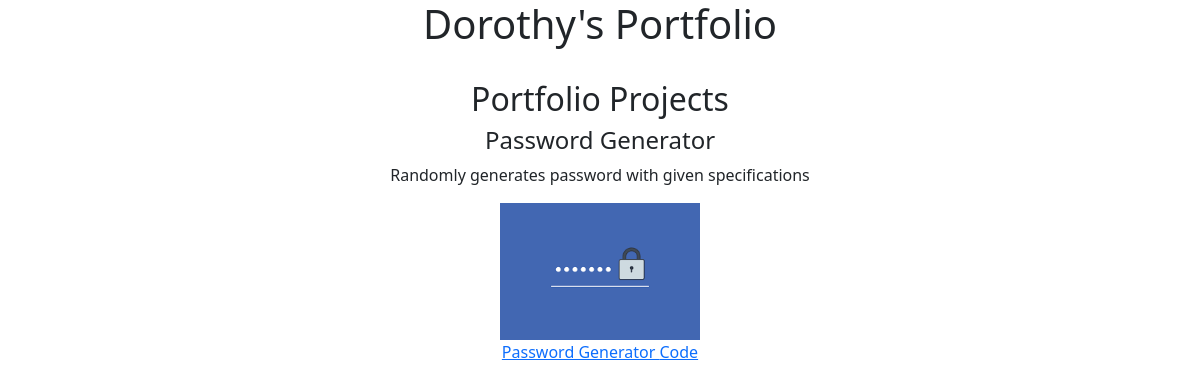
Before: / with the older database file.
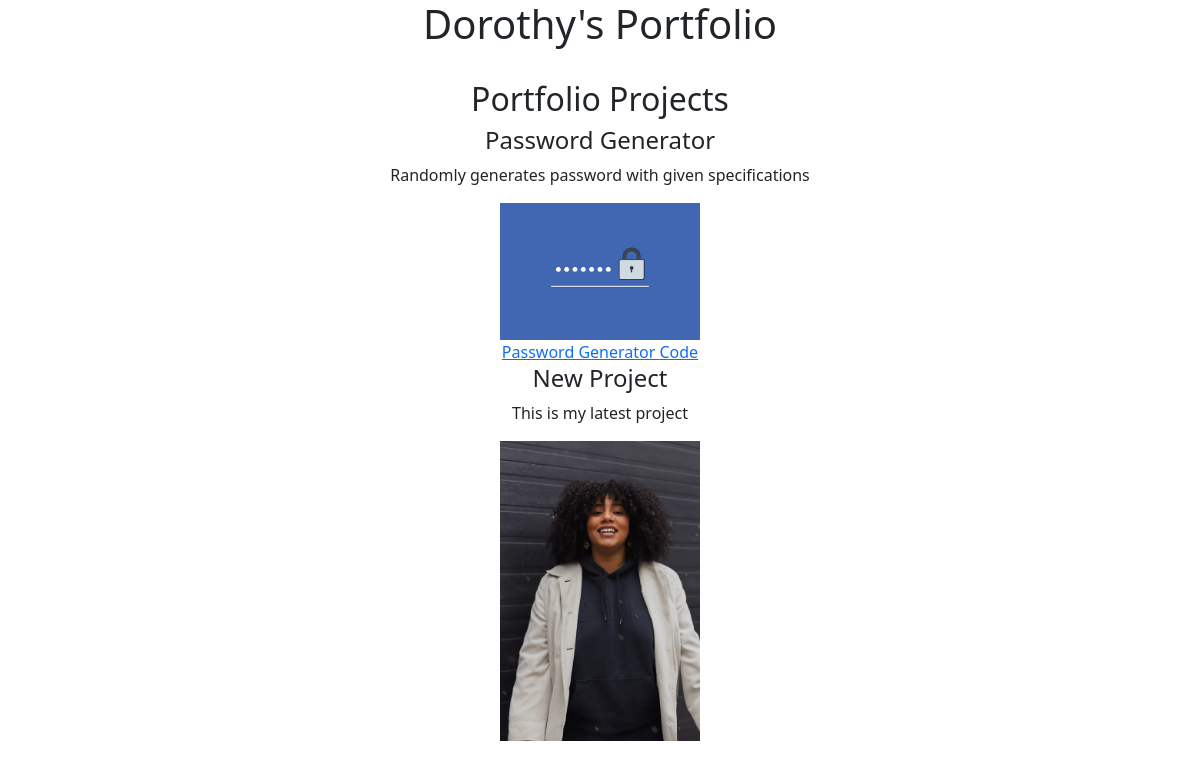
After: the same page with the newer database file.
### portfolio/models.py (models this page shows)
class Project(models.Model):
    title = models.CharField(max_length=100)
    description = models.CharField(max_length=250)
    image = models.ImageField(upload_to='portfolio/images/')
    url = models.URLField(blank=True)

### portfolio/views.py (the view)
# urls.py: 2. Add a URL to urlpatterns:  path('', views.home, name='home')
def home(request):
    projects = list(Project.objects.all())
    return render(request, 'portfolio/home.html', {"projects": projects})

### portfolio/templates/portfolio/home.html (shortened to what this page needs)
<link href="https://cdn.jsdelivr.net/npm/bootstrap@5.0.1/dist/css/bootstrap.min.css" rel="stylesheet">
<div class="container text-center">
  <h1>Dorothy's Portfolio</h1>
  <br>
  <h2>Portfolio Projects</h2>
  {% for project in projects %}
    <h4>{{project.title}}</h4>
    <p>{{project.description}}</p>
    <img src="{{project.image.url}}" width=200>
    <br>
    {% if project.url %}
    <a href="{{project.url}}">{{project.title}} Code</a>
    {% endif %}
  {% endfor %}
</div>

Changed rows visible on the page:
added Project: title "New Project", description "This is my latest project", image (picture)
